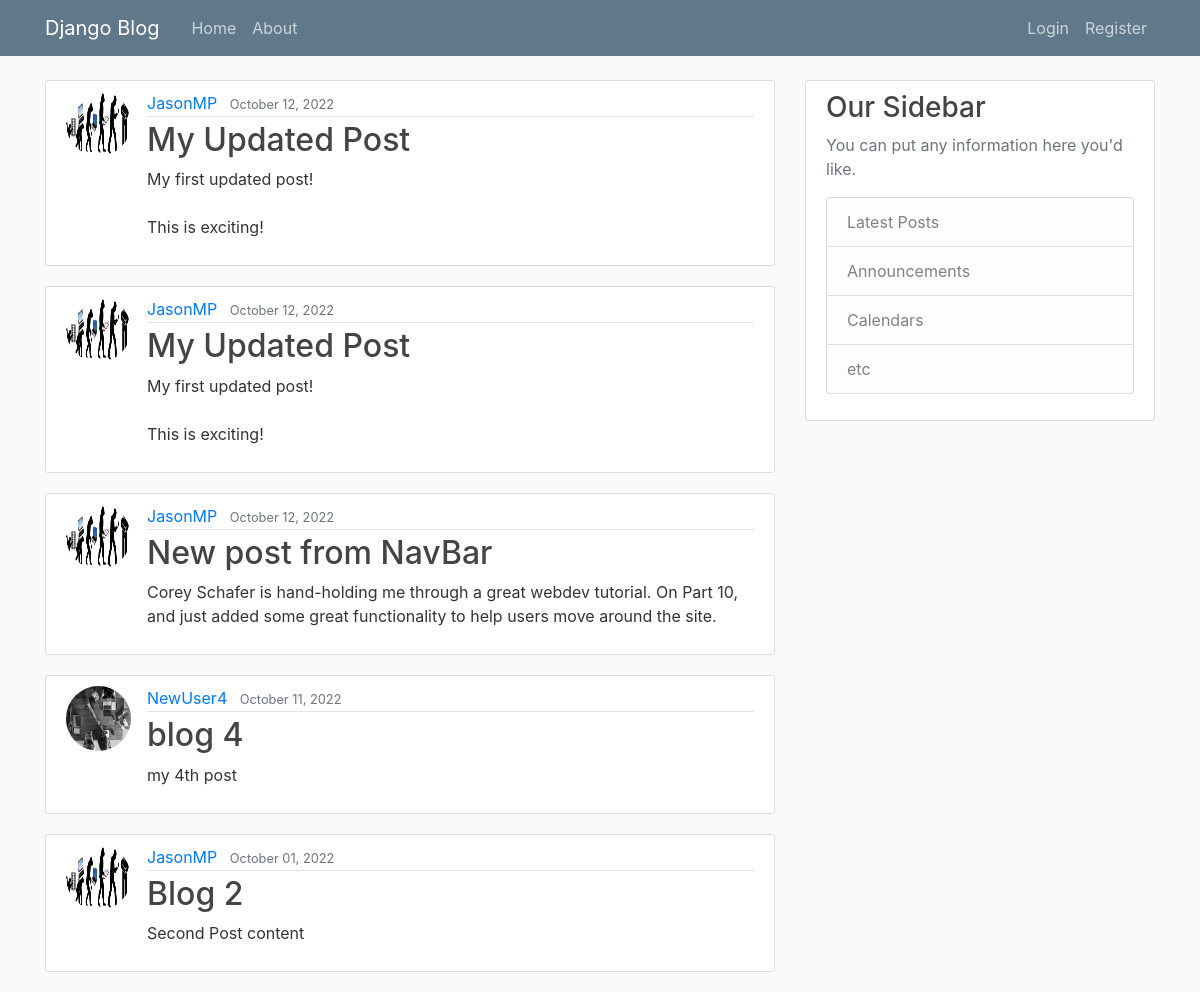
Before: / with the older database file.
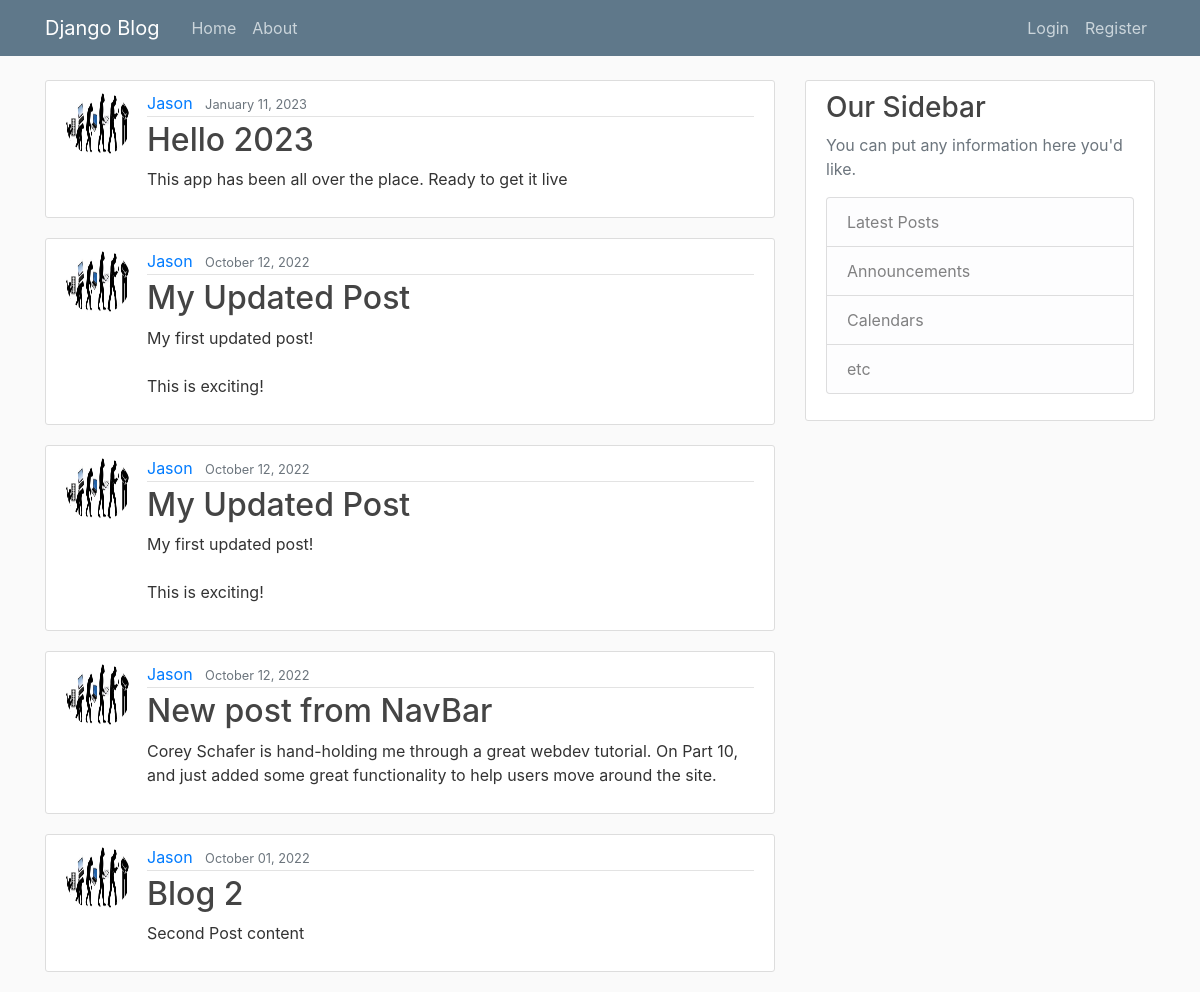
After: the same page with the newer database file.
### blog/models.py (models this page shows, shortened)
class Post(models.Model):
    title = models.CharField(max_length=100)
    content = models.TextField()
    date_posted = models.DateTimeField(default=timezone.now)
    author = models.ForeignKey(User, on_delete=models.CASCADE)

### users/models.py (models this page shows, shortened)
class Profile(models.Model):
    user = models.OneToOneField(User, on_delete=models.CASCADE)
    image = models.ImageField(default='./default.jpg', upload_to='profile_pics')

### blog/views.py (the view)
# urls.py: path('', PostListView.as_view(), name='blog-home'),
class PostListView(ListView):
    model = Post
    template_name = 'blog/home.html'    # <app>/<model>_<viewtype>.html
    context_object_name = 'posts'
    ordering = ['-date_posted']
    paginate_by = 5

### blog/templates/blog/home.html
{% extends "blog/base.html"%}
{% block content %}
    {% for post in posts%}
        <article class="media content-section">
          <img class="rounded-circle article-img" src="{{ post.author.profile.image.url }}">
          <div class="media-body">
            <div class="article-metadata">
              <a class="mr-2" href="#">{{ post.author }}</a>
              <small class="text-muted">{{ post.date_posted|date:"F d, Y" }}</small>
            </div>
            <h2><a class="article-title" href="{% url 'post-detail' post.id %}">{{ post.title }}</a></h2>
            <p class="article-content">{{ post.content }}</p>
          </div>
        </article>
    {% endfor %}
{% endblock content %}

### blog/templates/blog/base.html (shortened to what this page needs)
{% load static %}
<!DOCTYPE html>
<html>
<head>
<head>
    <link rel="stylesheet" href="https://cdn.jsdelivr.net/npm/bootstrap@4.0.0/dist/css/bootstrap.min.css">
    <link rel="stylesheet" type="text/css" href="{% static 'blog/main.css' %}">
</head>
<body>
<header class="site-header">
  <nav class="navbar navbar-expand-md navbar-dark bg-steel fixed-top">
    <div class="container">
      <a class="navbar-brand mr-4" href="{% url 'blog-home' %}">Django Blog</a>
      <div class="collapse navbar-collapse" id="navbarToggle">
        <div class="navbar-nav mr-auto">
          <a class="nav-item nav-link" href="{% url 'blog-home' %}">Home</a>
          <a class="nav-item nav-link" href="{% url 'blog-about' %}">About</a>
        </div>
        <div class="navbar-nav">
          {% if user.is_authenticated %}
            <a class="nav-item nav-link" href="{% url 'post-create' %}">New Post</a>
            <a class="nav-item nav-link" href="{% url 'profile' %}">Profile</a>
            <a class="nav-item nav-link" href="{% url 'logout' %}">Logout</a>
          {% else %}
            <a class="nav-item nav-link" href="{% url 'login' %}">Login</a>
            <a class="nav-item nav-link" href="{% url 'register' %}">Register</a>
          {% endif%}
        </div>
      </div>
    </div>
  </nav>
</header>
<main role="main" class="container">
  <div class="row">
    <div class="col-md-8">
      {% block content %}{% endblock %}
    </div>
    <div class="col-md-4">
      <div class="content-section">
        <h3>Our Sidebar</h3>
        <p class='text-muted'>You can put any information here you'd like.
          <ul class="list-group">
            <li class="list-group-item list-group-item-light">Latest Posts</li>
            <li class="list-group-item list-group-item-light">Announcements</li>
            <li class="list-group-item list-group-item-light">Calendars</li>
            <li class="list-group-item list-group-item-light">etc</li>
          </ul>
        </p>
      </div>
    </div>
  </div>
</main>
</body>
</html>

### blog/static/blog/main.css (style rules this page uses)
body { background: #fafafa; color: #333333; margin-top: 5rem; }
h1, h2, h3, h4, h5, h6 { color: #444444; }
ul { margin: 0; }
.bg-steel { background-color: #5f788a; }
.site-header .navbar-nav .nav-link { color: #cbd5db; }
.content-section { background: #ffffff; padding: 10px 20px; border: 1px solid #dddddd; border-radius: 3px; margin-bottom: 20px; }
.article-title { color: #444444; }
.article-content { white-space: pre-line; }
.article-img { height: 65px; width: 65px; margin-right: 16px; }
.article-metadata { padding-bottom: 1px; margin-bottom: 4px; border-bottom: 1px solid #e3e3e3 }

Changed rows visible on the page:
removed Post: author.profile.image (picture), author "NewUser4", date_posted "October 11, 2022", title "blog 4", content "my 4th post"
added Post: author.profile.image (picture), author "Jason", date_posted "January 11, 2023", title "Hello 2023", content "This app has been all over the place. Ready to get it live"
changed through a linked row, Post (number 2 of 5 on the later page): author "JasonMP" → "Jason"
changed through a linked row, Post (number 3 of 5 on the later page): author "JasonMP" → "Jason"
changed through a linked row, Post "New post from NavBar": author "JasonMP" → "Jason"
changed through a linked row, Post "Blog 2": author "JasonMP" → "Jason"
